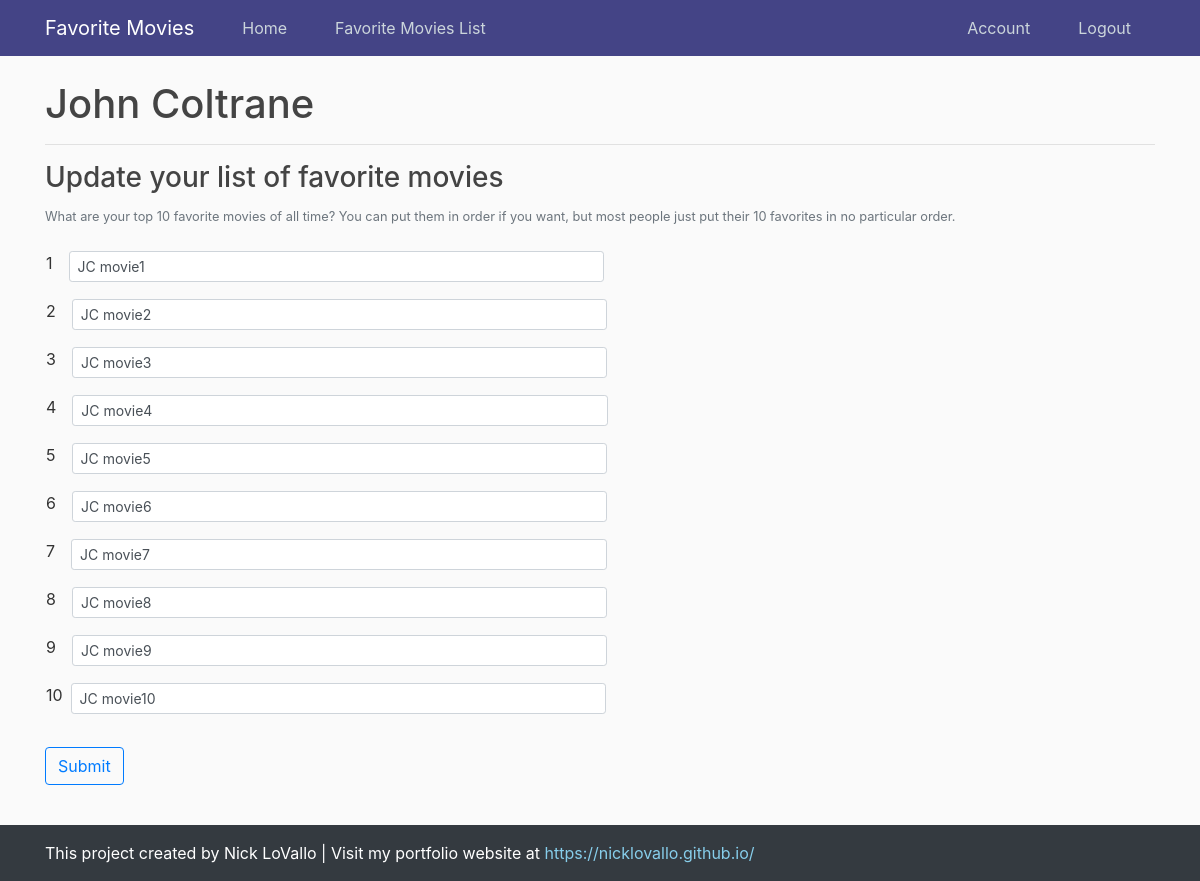
Page /edit/2/update (signed in) on the committed database.
### app.py (models this page shows)
class User(db.Model, UserMixin):
  id = db.Column(db.Integer, primary_key=True)
  name = db.Column(db.String(50), unique=True, nullable=False)
  password = db.Column(db.String(60), nullable=False)
  movie_list = db.relationship('MovieList', backref='creator', lazy=True)

class MovieList(db.Model):
  id = db.Column(db.Integer, primary_key=True)
  movie1 = db.Column(db.String(100))
  movie2 = db.Column(db.String(100))
  movie3 = db.Column(db.String(100))
  movie4 = db.Column(db.String(100))
  movie5 = db.Column(db.String(100))
  movie6 = db.Column(db.String(100))
  movie7 = db.Column(db.String(100))
  movie8 = db.Column(db.String(100))
  movie9 = db.Column(db.String(100))
  movie10 = db.Column(db.String(100))
  user_id = db.Column(db.Integer, db.ForeignKey('user.id'), nullable=False)

### app.py (the view)
@app.route('/edit/<int:id>/update', methods=['GET', 'POST'])
@login_required
def update(id):
  movieList = MovieList.query.get_or_404(id)
  if movieList.creator != current_user:
    abort(403)
  form = MovieListForm()
  if form.validate_on_submit():
    movieList.movie1 = form.movie1.data
    movieList.movie2 = form.movie2.data
    movieList.movie3 = form.movie3.data
    movieList.movie4 = form.movie4.data
    movieList.movie5 = form.movie5.data
    movieList.movie6 = form.movie6.data
    movieList.movie7 = form.movie7.data
    movieList.movie8 = form.movie8.data
    movieList.movie9 = form.movie9.data
    movieList.movie10 = form.movie10.data
    db.session.commit()
    flash('Your movie list has been updated.', 'success')
    return redirect(url_for('index'))
  elif request.method == 'GET':
    form.movie1.data = movieList.movie1
    form.movie2.data = movieList.movie2
    form.movie3.data = movieList.movie3
    form.movie4.data = movieList.movie4
    form.movie5.data = movieList.movie5
    form.movie6.data = movieList.movie6
    form.movie7.data = movieList.movie7
    form.movie8.data = movieList.movie8
    form.movie9.data = movieList.movie9
    form.movie10.data = movieList.movie10
  return render_template('add.html', form=form, title='Update')

### app.py
class MovieListForm(FlaskForm):
  movie1 = StringField('1')
  movie2 = StringField('2')
  movie3 = StringField('3')
  movie4 = StringField('4')
  movie5 = StringField('5')
  movie6 = StringField('6')
  movie7 = StringField('7')
  movie8 = StringField('8')
  movie9 = StringField('9')
  movie10 = StringField('10')
  submit = SubmitField('Submit')

### app.py (called while the page is built)
@login_manager.user_loader
def load_user(user_id):
  return User.query.get(int(user_id))

### templates/add.html (shortened to what this page needs)
{% extends 'base.html' %}
{% block content %}
<h1>{{ current_user.name }}</h1>
<hr>
<h3>{{ title }} your list of favorite movies</h3>
<small class="text-muted">What are your top 10 favorite movies of all time? You can put them in order if you want, but most people just put their 10 favorites in no particular order.</small>
<div class="container-small mt-4">
  <form method="POST" action="">
    <fieldset class="form-group">
      <div class="form-group row">
        {{ form.movie1.label(class="form-control-label col-sm-0 ml-3 mr-3") }}{{ form.movie1(class="form-control form-control-sm col-sm-7") }}
      </div>
      <div class="form-group row">
        {{ form.movie2.label(class="form-control-label col-sm-0 ml-3 mr-3") }}{{ form.movie2(class="form-control form-control-sm col-sm-7") }}
      </div>
      <div class="form-group row">
        {{ form.movie3.label(class="form-control-label col-sm-0 ml-3 mr-3") }}{{ form.movie3(class="form-control form-control-sm col-sm-7") }}
      </div>
      <div class="form-group row">
        {{ form.movie4.label(class="form-control-label col-sm-0 ml-3 mr-3") }}{{ form.movie4(class="form-control form-control-sm col-sm-7") }}
      </div>
      <div class="form-group row">
        {{ form.movie5.label(class="form-control-label col-sm-0 ml-3 mr-3") }}{{ form.movie5(class="form-control form-control-sm col-sm-7") }}
      </div>
      <div class="form-group row">
        {{ form.movie6.label(class="form-control-label col-sm-0 ml-3 mr-3") }}{{ form.movie6(class="form-control form-control-sm col-sm-7") }}
      </div>
      <div class="form-group row">
        {{ form.movie7.label(class="form-control-label col-sm-0 ml-3 mr-3") }}{{ form.movie7(class="form-control form-control-sm col-sm-7") }}
      </div>
      <div class="form-group row">
        {{ form.movie8.label(class="form-control-label col-sm-0 ml-3 mr-3") }}{{ form.movie8(class="form-control form-control-sm col-sm-7") }}
      </div>
      <div class="form-group row">
        {{ form.movie9.label(class="form-control-label col-sm-0 ml-3 mr-3") }}{{ form.movie9(class="form-control form-control-sm col-sm-7") }}
      </div>
      <div class="form-group row">
        {{ form.movie10.label(class="form-control-label col-sm-0 ml-3 mr-2") }}{{ form.movie10(class="form-control form-control-sm col-sm-7") }}
      </div>
    </fieldset>
    <div class="form-group">
      {{ form.submit(class="btn btn-outline-primary") }}
    </div>
  </form>
</div>
{% endblock %}

### static/main.css (style rules this page uses)
body { background: #fafafa; color: #333333; margin-top: 5rem; }
h1, h3, h4, h5, h6 { color: #444444; }
.container-small { max-width: 80%; }

### rows in the picture
User: name "John Coltrane"
MovieList: movie1 "JC movie1", movie2 "JC movie2", movie3 "JC movie3", movie4 "JC movie4", movie5 "JC movie5", movie6 "JC movie6", movie7 "JC movie7", movie8 "JC movie8", movie9 "JC movie9", movie10 "JC movie10"

### other values in the picture
{{ title }} "Update"
